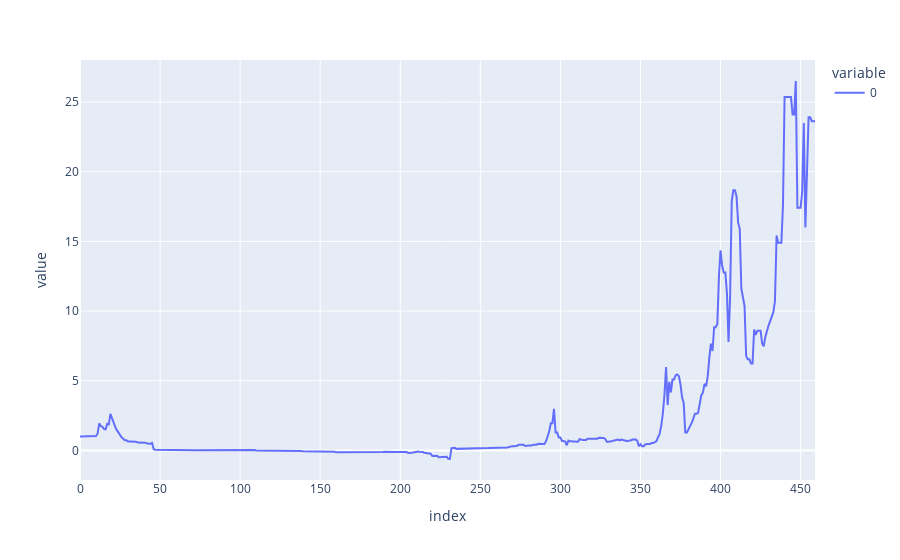

The cell this chart's notebook holds for it:
### Code cell
px.line(np.array(gb_portfolio))

### Figure 1 — Plotly figure (JSON) as saved in the notebook; plotly's stock layout.template omitted (floating-point values rounded to 4 significant figures; data arrays with more than 128 entries replaced by an {"elided": "..."} marker saying what was removed)
{"data": [{"hovertemplate": "variable=0<br>index=%{x}<br>value=%{y}<extra></extra>", "legendgroup": "0", "line": {"color": "#636efa", "dash": "solid"}, "marker": {"symbol": "circle"}, "mode": "lines", "name": "0", "orientation": "v", "showlegend": true, "type": "scatter", "x": {"elided": "460 int values"}, "xaxis": "x", "y": {"elided": "460 float values"}, "yaxis": "y"}], "layout": {"legend": {"title": {"text": "variable"}, "tracegroupgap": 0}, "margin": {"t": 60}, "xaxis": {"anchor": "y", "domain": [0, 1], "title": {"text": "index"}}, "yaxis": {"anchor": "x", "domain": [0, 1], "title": {"text": "value"}}}}
